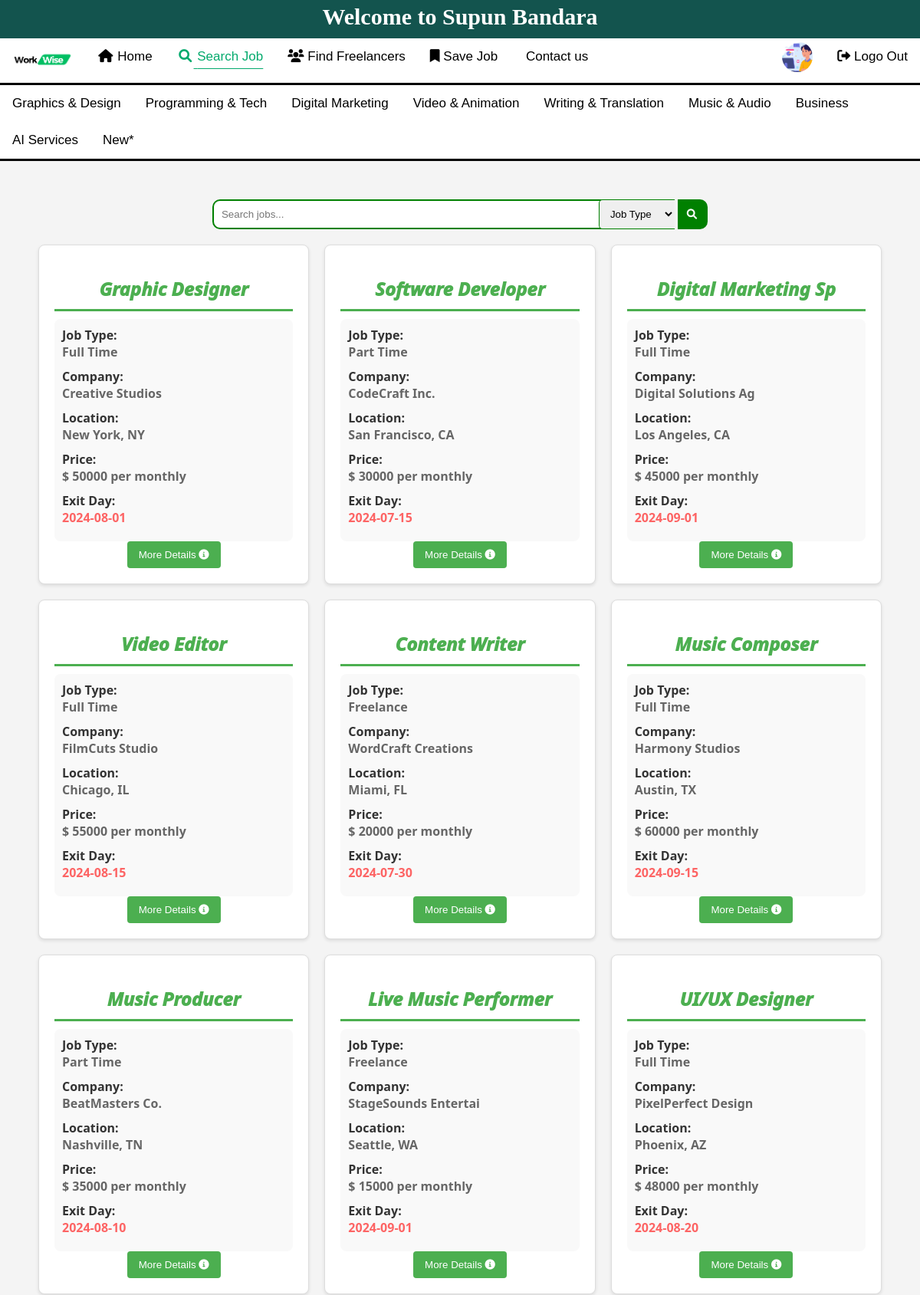
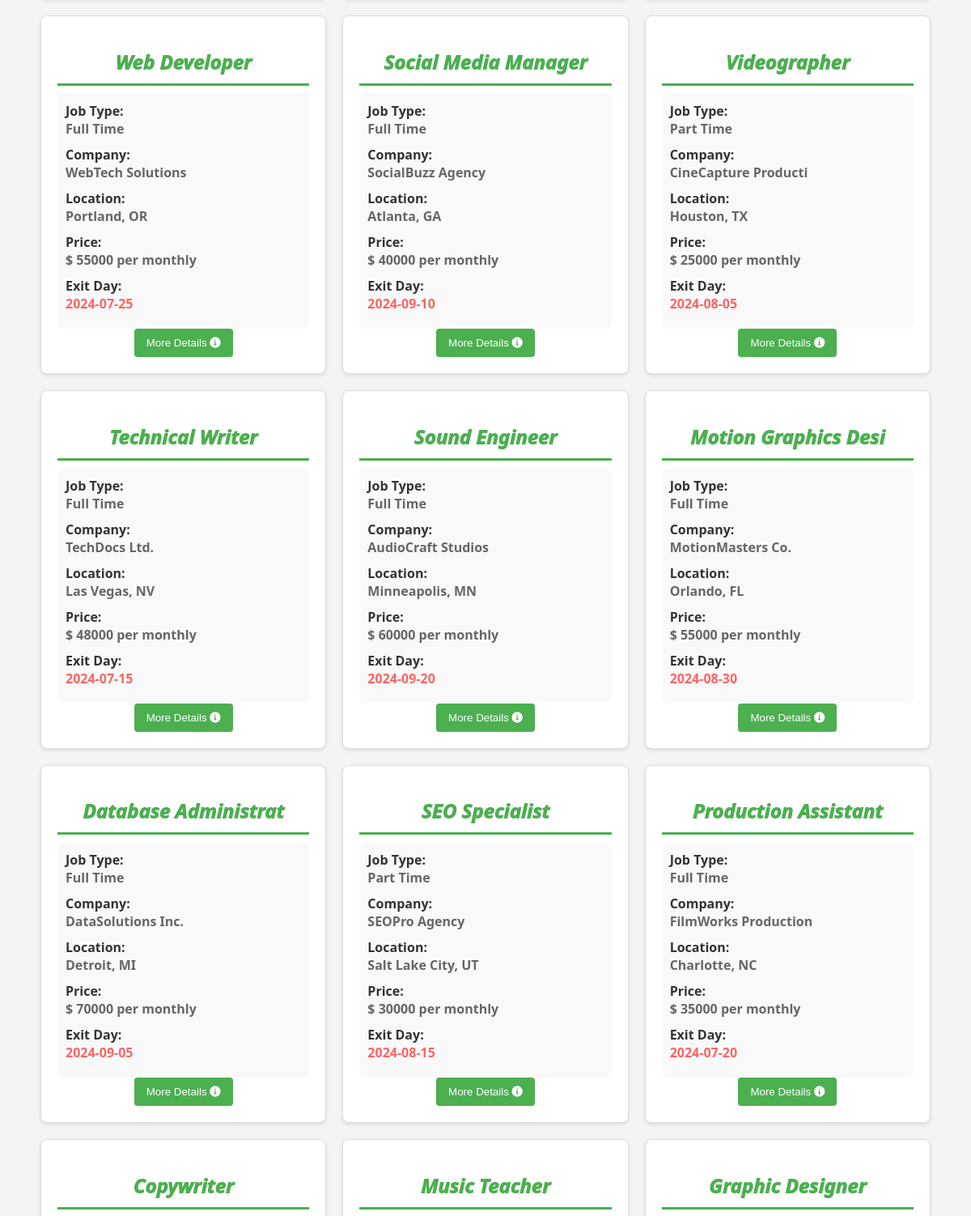
/PHP/user/user.php (signed in, upper part), run on the app's committed database (2 pictures, top to bottom).
### tables this page shows
CREATE TABLE `jobtable` (
  `jobId` int(10) NOT NULL,
  `userId` int(11) NOT NULL,
  `category` varchar(32) NOT NULL,
  `title` varchar(20) NOT NULL,
  `jobType` varchar(10) NOT NULL,
  `company` varchar(20) NOT NULL,
  `location` varchar(32) NOT NULL,
  `price` int(10) NOT NULL,
  `exitDay` date NOT NULL,
  `responsibilities` varchar(120) NOT NULL,
  `requirements` varchar(200) NOT NULL,
  `payment` int(11) NOT NULL
);

### PHP/user/user.php (the view, shortened to what this page needs)
<?php include("../conn.php"); ?>
<?php
$note = "";
if (isset($_GET["search"]) || isset($_GET["filter"])) {
    $search1 = $_GET["search"];
    $filter = $_GET["filter"];
    $search = mysqli_real_escape_string($conn, $search1);
    if (!empty($search)) {
        if ($filter == "All Type") {
            $sql = "SELECT * FROM jobtable WHERE (title LIKE '%$search%' OR company LIKE '%$search%' OR location LIKE '%$search%' OR price LIKE '%$search%' OR exitDay LIKE '%$search%')";
            $result = mysqli_query($conn, $sql);
            if ($result == false) {
            }
        } else if ($filter == "Full Time" || $filter == "Part Time") {
            $sql = "SELECT * FROM jobtable WHERE (title LIKE '%$search%' OR company LIKE '%$search%' OR location LIKE '%$search%' OR price LIKE '%$search%' OR exitDay LIKE '%$search%') AND jobType = '$filter'";
            $result = mysqli_query($conn, $sql);
            if ($result == false) {
            }
        } else {
        }
    } else {
        if ($filter == "Full Time" || $filter == "Part Time") {
            $sql = "SELECT * FROM jobtable WHERE jobType = '$filter'";
            $result = mysqli_query($conn, $sql);
            if ($result == false) {
                $note = "Data not found.";
            }
        } else {
            $sql = "SELECT * FROM jobtable ";
        }
    }
} else {
    $sql = "SELECT * FROM jobtable ";
}
$result = mysqli_query($conn, $sql);
?>
<!DOCTYPE html>
<html lang="en">
<head>
    <link rel="stylesheet" href="https://cdnjs.cloudflare.com/ajax/libs/font-awesome/4.7.0/css/font-awesome.min.css">
    <link rel="stylesheet" href="../../CSS/job_list.css">
    <link rel="stylesheet" href="https://cdnjs.cloudflare.com/ajax/libs/font-awesome/6.0.0/css/all.min.css">
</head>
<body>
    <?php include_once("login_header.php"); ?>
    <?php include_once("login_navbar.php"); ?>
    <?php include_once("login_ctg_bar.php"); ?>
    <form action="user.php" method="get">
        <div class="searchbar">
            <input id="fsearch" type="search" name="search" placeholder="<?php if (isset($_GET["search"])) {
                                                                                echo $_GET["search"];
                                                                            } else {
                                                                                echo "Search jobs...";
                                                                            } ?>">
            <select name="filter" id="idcheck ">
                <option value="All Type">Job Type</option>
            </select>
            <button type="submit" name="submit"><i class="fa fa-fw fa-search"></i></button>
        </div>
    </form>
    <div class="job_listings">
        <div class="job_row">
            <?php
            if ($result && mysqli_num_rows($result) > 0) {
                while ($row = mysqli_fetch_assoc($result)) {
            ?>
                    <div class="job">
                        <h2>
                            <?php echo $row["title"]; ?>
                        </h2>
                        <div class="job_details">
                            <h4>Job Type:</h4>
                            <p>
                                <?php echo $row['jobType']; ?>
                            </p>
                            <h4>Company:</h4>
                            <p>
                                <?php echo $row['company']; ?>
                            </p>
                            <h4>Location:</h4>
                            <p>
                                <?php echo $row['location']; ?>
                            </p>
                            <h4>Price:</h4>
                            <p>$
                                <?php echo $row['price']; ?> per monthly
                            </p>
                            <h4>Exit Day:</h4>
                            <p><span style="color: rgba(255, 0, 0, 0.601);">
                                    <?php echo $row['exitDay']; ?>
                                </span></p>
                        </div>
                        <center>
                            <form action="more_details.php" method="get">
                                <button class="apply-btn" type="submit" name="apply">
                                    More Details <i class="fas fa-info-circle"></i>
                                </button>
                            </form>
                        </center>
                    </div>
                <?php
                }
                ?>
        </div>
    </div>
<?php
            }
?>
<?php if ($note != 'Data not found.') {
    include_once('login_footer.php');
}

### CSS/job_list.css (style rules this page uses)
body { margin: 0; padding: 0; background-color: #f4f4f4; }
.searchbar { width: 100%; text-align: center; justify-content: center; }
input , button,select { margin-top: 50px; padding: 10px; border-style: solid; border-color: green; }
.searchbar input { width: 50%; border-top-left-radius: 10px; border-bottom-left-radius: 10px; border-right-style: none; }
.searchbar button { border-top-right-radius: 10px; border-bottom-right-radius: 10px; border-left-style: none; background-color: green; margin-left: 0; }
select { border-radius: 5px; border-top-right-radius: 0; border-bottom-right-radius: 0; border-style: solid; border-right-style: none; margin-left: -100px; position: sticky; }
button i { color: white; }
.job_listings { font-family: 'Segoe UI', Tahoma, Geneva, Verdana, sans-serif; max-width: 1100px; margin: 20px auto; }
.job_row { display: grid; grid-template-columns: repeat(3, 1fr); gap: 20px; }
.job { border: 1px solid #ddd; background-color: #fff; padding: 20px; border-radius: 8px; box-shadow: 0 2px 4px rgba(0, 0, 0, 0.1); transition: transform 0.3s ease-in-out; }
h2 { text-align: center; font-style: italic; font-weight: 1000; margin-bottom: 10px; color: #4CAF50; padding-bottom: 10px; border-bottom-style: solid; }
p { color: #666; font-weight: 600; margin-bottom: 8px; padding-bottom: 10px; }
.job_details { background-color: #f9f9f9; padding: 10px; border-radius: 8px; }
.job_details h4 { margin: 0; color: #333; }
.job_details p { margin: 0; color: #666; }
.apply-btn { margin: 0; background-color: #4CAF50; color: #fff; padding: 10px 15px; border: none; border-radius: 4px; cursor: pointer; transition: background-color 0.3s ease-in-out; }

### PHP/user/login_header.php (style rules this page uses)
body { margin: 0; }

### data on the page
jobtable: title "Graphic Designer", jobType "Full Time", company "Creative Studios", location "New York, NY", price "50000", exitDay "2024-08-01"
jobtable: title "Software Developer", jobType "Part Time", company "CodeCraft Inc.", location "San Francisco, CA", price "30000", exitDay "2024-07-15"
jobtable: title "Digital Marketing Sp", jobType "Full Time", company "Digital Solutions Ag", location "Los Angeles, CA", price "45000", exitDay "2024-09-01"
jobtable: title "Video Editor", jobType "Full Time", company "FilmCuts Studio", location "Chicago, IL", price "55000", exitDay "2024-08-15"
jobtable: title "Content Writer", jobType "Freelance", company "WordCraft Creations", location "Miami, FL", price "20000", exitDay "2024-07-30"
jobtable: title "Music Composer", jobType "Full Time", company "Harmony Studios", location "Austin, TX", price "60000", exitDay "2024-09-15"
jobtable: title "Music Producer", jobType "Part Time", company "BeatMasters Co.", location "Nashville, TN", price "35000", exitDay "2024-08-10"
jobtable: title "Live Music Performer", jobType "Freelance", company "StageSounds Entertai", location "Seattle, WA", price "15000", exitDay "2024-09-01"
jobtable: title "UI/UX Designer", jobType "Full Time", company "PixelPerfect Design", location "Phoenix, AZ", price "48000", exitDay "2024-08-20"
jobtable: title "Web Developer", jobType "Full Time", company "WebTech Solutions", location "Portland, OR", price "55000", exitDay "2024-07-25"
jobtable: title "Social Media Manager", jobType "Full Time", company "SocialBuzz Agency", location "Atlanta, GA", price "40000", exitDay "2024-09-10"
jobtable: title "Videographer", jobType "Part Time", company "CineCapture Producti", location "Houston, TX", price "25000", exitDay "2024-08-05"
jobtable: title "Technical Writer", jobType "Full Time", company "TechDocs Ltd.", location "Las Vegas, NV", price "48000", exitDay "2024-07-15"
jobtable: title "Sound Engineer", jobType "Full Time", company "AudioCraft Studios", location "Minneapolis, MN", price "60000", exitDay "2024-09-20"
jobtable: title "Motion Graphics Desi", jobType "Full Time", company "MotionMasters Co.", location "Orlando, FL", price "55000", exitDay "2024-08-30"
jobtable: title "Database Administrat", jobType "Full Time", company "DataSolutions Inc.", location "Detroit, MI", price "70000", exitDay "2024-09-05"
jobtable: title "SEO Specialist", jobType "Part Time", company "SEOPro Agency", location "Salt Lake City, UT", price "30000", exitDay "2024-08-15"
jobtable: title "Production Assistant", jobType "Full Time", company "FilmWorks Production", location "Charlotte, NC", price "35000", exitDay "2024-07-20"
jobtable: title "Copywriter"
jobtable: title "Music Teacher"
jobtable: title "Graphic Designer"
